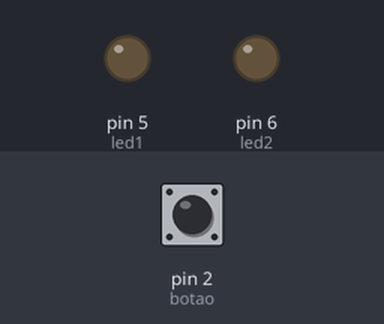
Recording of a sketch running on a simulated Arduino Uno, built with avr-gcc and run on an emulated ATmega328P. Shown: output pins drawn as LEDs (lit = HIGH). Inputs (shaded band) come from the test bench; at power-on: pin 2 (botao) HIGH.

Above: at 1.2 s.
1.3 s: pin 2 (botao) pulled LOW for 0.15 s
At 2.6 s:
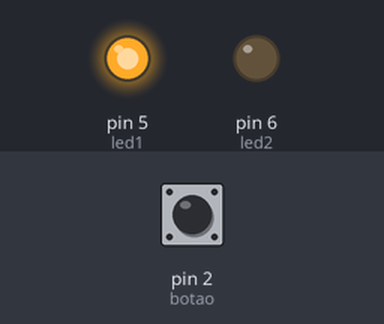
2.9 s: pin 2 (botao) pulled LOW for 3.2 s
At 6.7 s:
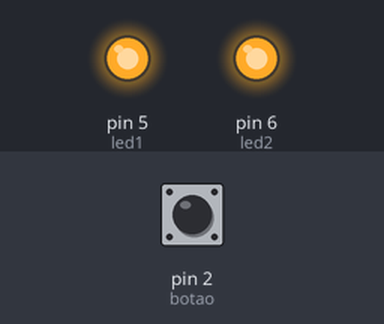
Timing chart, 0 to 8.2 s (numbered marks = the images above; inputs shaded):
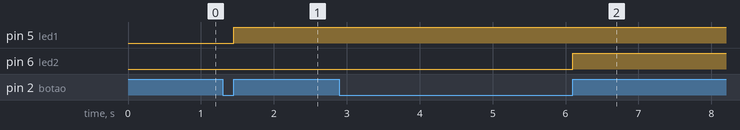

Measured:
- after the input at 1.3 s, pin 5 (led1): LOW → HIGH after 0.15 s
- after the input at 2.9 s, pin 6 (led2): LOW → HIGH after 3.2 s

The sketch:

PulsoCurtvsLong.ino
```cpp
const int botao = 2;
const int led1 = 5;
const int led2 = 6;

unsigned long tempoPressionado = 0;
bool pressionado = false;

void setup() {
  pinMode(botao, INPUT_PULLUP);
  pinMode(led1, OUTPUT);
  pinMode(led2, OUTPUT);
}

void loop() {
  if (digitalRead(botao) == LOW && !pressionado) {
    pressionado = true;
    tempoPressionado = millis();
  }

  if (digitalRead(botao) == HIGH && pressionado) {
    pressionado = false;
    unsigned long duracao = millis() - tempoPressionado;

    if (duracao < 1000) digitalWrite(led1, HIGH);
    else if (duracao > 2000) digitalWrite(led2, HIGH);
  }
}
```
